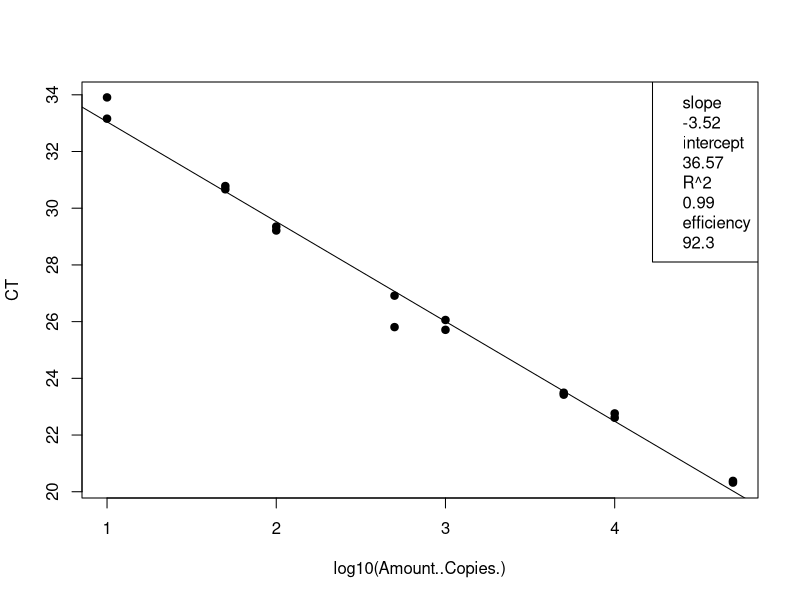
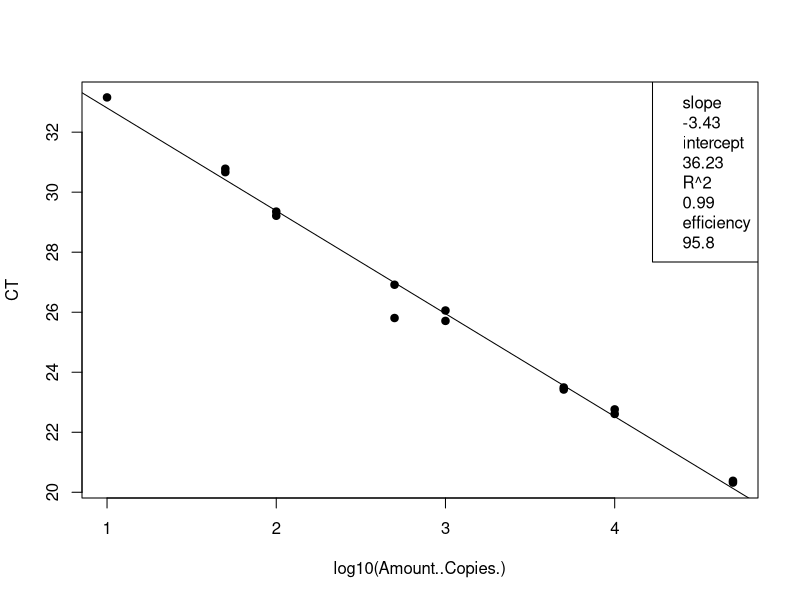
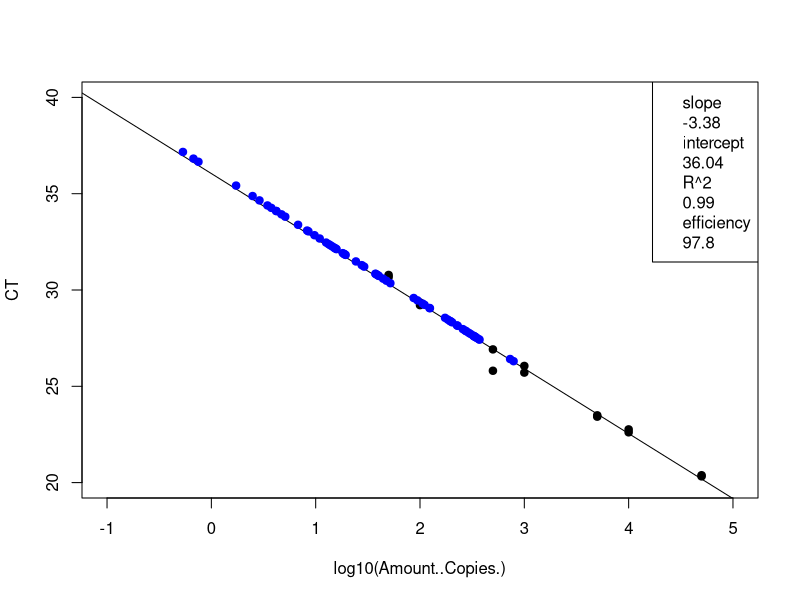
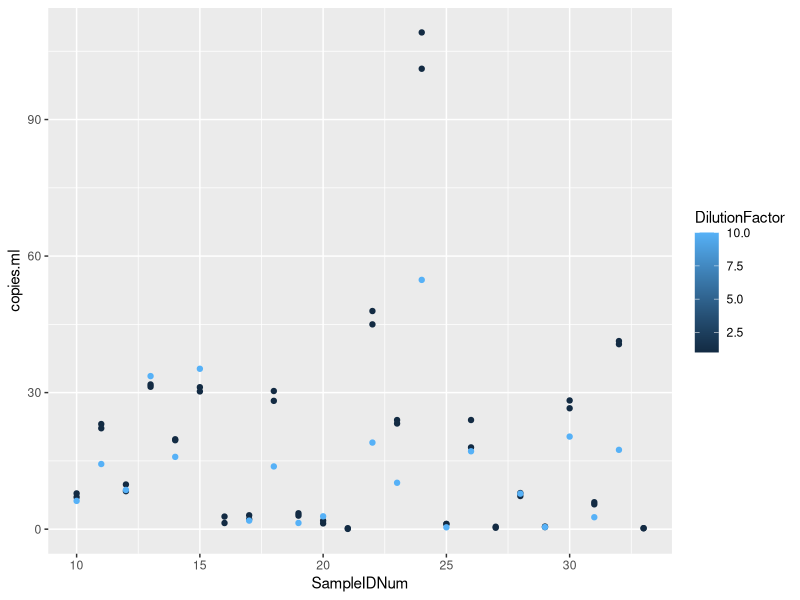

Recreate these plots in R, in order.
## ---- chunk 1
knitr::opts_chunk$set(echo = TRUE)

## ---- chunk 2
# load the data (note data file must be in this repository)
data <- read.csv("Plate1_E.coli_qPCRConversion.csv")
View(data)

# clean up the data file (there is some stuff at the bottom and extra blank rows)
#data <- data[-92:-93,] # This removes rows 92-95
View(data)

# assign to the correct data class #warning message about NAs is OK
class(data$CT) # check the data class type
data$CT <- as.numeric(as.character(data$CT)) # change to numeric
data$Amount..Copies. <- as.numeric(as.character(data$Amount..Copies.)) # change to numeric
## ---- chunk 3
# linear regression of standard curve
standards = data[1:16,]
standardCurve <- lm(CT ~ log10(Amount..Copies.), data = standards)
  
standardCurvePlot <- plot(CT ~ log10(Amount..Copies.), data = standards, pch=19) 
abline(coef(standardCurve)) 
legend("topright", legend=c(paste= "slope", round(standardCurve$coefficients[2], 2), 
                            paste= "intercept", round(standardCurve$coefficients[1], 2), 
                            paste= "R^2", round(summary(standardCurve)$r.squared, 2),
                            paste = "efficiency", round((10^(-1/standardCurve$coefficients[2])-1)*100, 1)))
## ---- chunk 4
# remove standards that sucked and redo analysis NOT NEEDED 21 Jan 2020
standards <- standards[-15,-16,] # uncomment this line and change which rows to remove

standardCurve <- lm(CT ~ log10(Amount..Copies.), data = standards)

standardCurvePlot <- plot(CT ~ log10(Amount..Copies.), data = standards, pch=19)
abline(coef(standardCurve))
col = "blue"
legend("topright", legend=c(paste= "slope", round(standardCurve$coefficients[2], 2),
                            paste= "intercept", round(standardCurve$coefficients[1], 2),
                            paste= "R^2", round(summary(standardCurve)$r.squared, 2),
                            paste = "efficiency", round((10^(-1/standardCurve$coefficients[2])-1)*100, 1)))
## ---- chunk 5
# data set of unknowns including info on standard curve
#unknowns = subset(data, Name == "UNKNOWN")
unknowns = data[17:88,]
#unknowns <- unknowns[-1:-3,] # uncomment this line and change which rows to remove if these samples were outside of the standard curve

# add new columns to the data table
unknowns$plate_num = 1 #change to the actual plate number
unknowns$standard_slope = standardCurve$coefficients[2]
unknowns$standard_intercept = standardCurve$coefficients[1]
unknowns$R2 = summary(standardCurve)$r.squared
unknowns$efficiency =  (10^(-1/standardCurve$coefficients[2])-1)*100
  
# add a new column that interpolates copies/well from Ct for the unknowns
unknowns$log.copies.well = ((unknowns$CT - standardCurve$coefficients[1])/standardCurve$coefficients[2])
unknowns$copies.well = 10^unknowns$log.copies.well

# copies/ul extract accounting for dilution factor
vol.well = 3 #qPCR template volume in ul
unknowns$vol.well = vol.well
unknowns$copies.ul = ((unknowns$copies.well/vol.well)*unknowns$DilutionFactor)

# copies/extraction
vol.elution = 110 #DNA extraction elution volume in ul
unknowns$vol.elution = vol.elution
unknowns$copies.extraction = (unknowns$copies.ul*vol.elution)

# copies/ml #Volume is volume of sample filtered in mL
unknowns$copies.ml = (unknowns$copies.extraction/unknowns$Volume)


## ---- chunk 6
standards <- standards[-15:-16,] # uncomment this line and change which rows to remove
standardCurve <- lm(CT ~ log10(Amount..Copies.), data = standards)

standardCurvePlot <- plot(CT ~ log10(Amount..Copies.), data = standards, pch=19, ylim=c(20,40), xlim=c(-1,5))
abline(coef(standardCurve))
col = "blue"
legend("topright", legend=c(paste= "slope", round(standardCurve$coefficients[2], 2),
                            paste= "intercept", round(standardCurve$coefficients[1], 2),
                            paste= "R^2", round(summary(standardCurve)$r.squared, 2),
                            paste = "efficiency", round((10^(-1/standardCurve$coefficients[2])-1)*100, 1)))

unknowns = unknowns[1:72,]
standardCurve <- lm(CT ~ log10(copies.well), data = unknowns)

standardCurvePlot <- points(CT ~ log10(copies.well), data = unknowns, pch=19, col = "blue")


#abline(coef(standardCurve))
#legend("topright", legend=c(paste= "slope", round(standardCurve$coefficients[2], 2),
                            #paste= "intercept", round(standardCurve$coefficients[1], 2),
                            #paste= "R^2", round(summary(standardCurve)$r.squared, 2),
                            #paste = "efficiency", round((10^(-1/standardCurve$coefficients[2])-1)*100, 1)))
## ---- chunk 7
# make a plot that compares the diluted to undiluted replicates for each sample including dilution factor
library("ggplot2")
unknowns$SampleIDNum <- as.numeric(as.character(unknowns$SampleIDNum)) # change to numeric
replicates = unknowns[1:71,]
replicates <- replicates[-18,] # This removes rows (B11)
replicates <- replicates[-32,] # This removes rows (D8)
replicates <- replicates[-55,] # This removes rows (G5)
qplot(SampleIDNum,copies.ml, data=replicates, col=DilutionFactor)
## ---- chunk 8
# write csv file
write.csv(unknowns, file = "Plate1_E.coli_ConvertedData.csv", row.names=FALSE, na="")

# average the replicates (if not strongly inhibited) and make a new file
library(dplyr)
data.average = unknowns %>% group_by(SampleIDNum) %>% summarise(copies.ml = mean(copies.ml, na.rm = T))
write.csv(data.average, file = "Plate1_E.coli_Averaged.csv", row.names=FALSE, na="")
